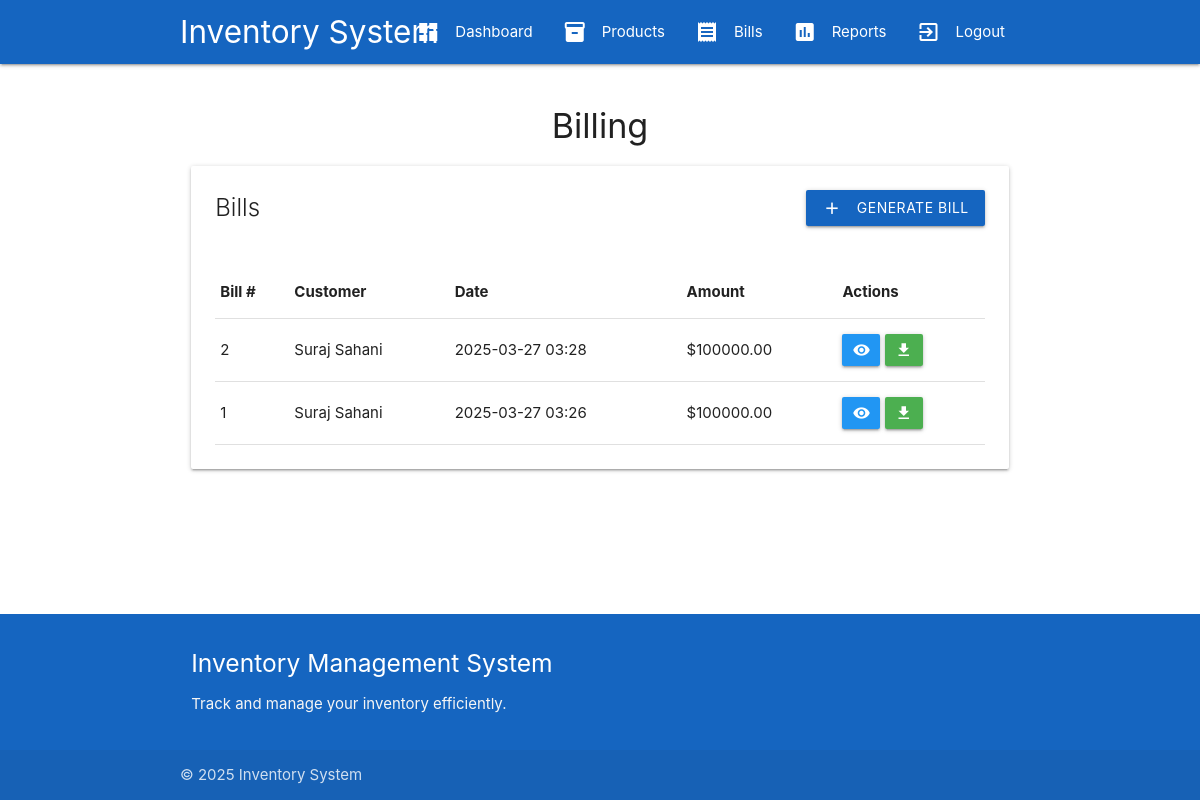
Page /bills/ (signed in) on the earlier database version.
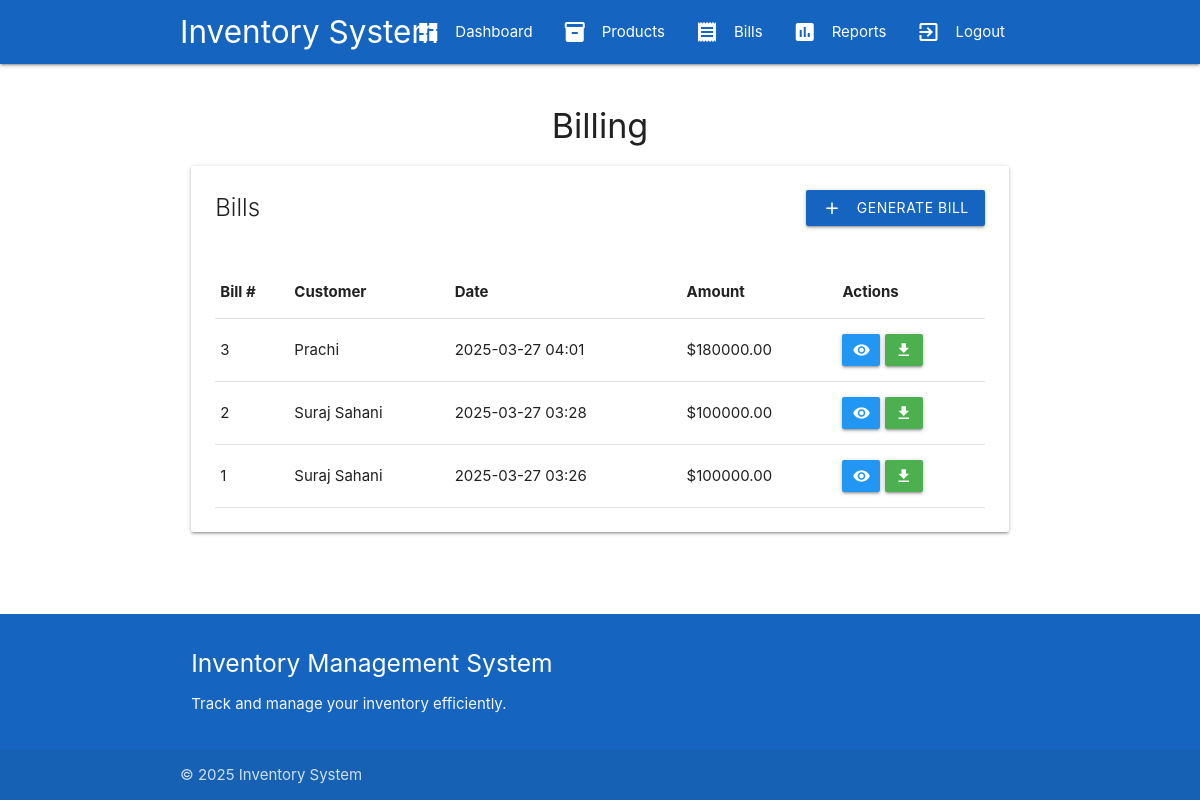
Same page on the later database version.
### inventory/models.py (models this page shows, shortened)
class Bill(models.Model):
    customer_name = models.CharField(max_length=100)
    customer_contact = models.CharField(max_length=15, blank=True)
    total_amount = models.DecimalField(max_digits=10, decimal_places=2)
    created_at = models.DateTimeField(auto_now_add=True)
    created_by = models.ForeignKey(User, on_delete=models.CASCADE)

### inventory/views.py (the view)
# urls.py: path('bills/', views.bills, name='bills'),
@login_required
def bills(request):
    bills = Bill.objects.order_by('-created_at')
    return render(request, 'inventory/bills.html', {'bills': bills})

### inventory/templates/inventory/bills.html
{% extends "inventory/base.html" %}
{% load static %}
{% block content %}
<h4 class="center-align">Billing</h4>
<div class="row">
    <div class="col s12">
        <div class="card">
            <div class="card-content">
                <div class="row">
                    <div class="col s6">
                        <span class="card-title">Bills</span>
                    </div>
                    <div class="col s6 right-align">
                        <a href="{% url 'generate_bill' %}" class="btn waves-effect waves-light blue darken-3">
                            <i class="material-icons left">add</i>Generate Bill
                        </a>
                    </div>
                </div>
                <table class="highlight responsive-table">
                    <thead>
                        <tr>
                            <th>Bill #</th>
                            <th>Customer</th>
                            <th>Date</th>
                            <th>Amount</th>
                            <th>Actions</th>
                        </tr>
                    </thead>
                    <tbody>
                        {% for bill in bills %}
                        <tr>
                            <td>{{ bill.id }}</td>
                            <td>{{ bill.customer_name }}</td>
                            <td>{{ bill.created_at|date:"Y-m-d H:i" }}</td>
                            <td>${{ bill.total_amount }}</td>
                            <td>
                                <a href="{% url 'view_bill' bill.id %}" class="btn-small waves-effect waves-light blue">
                                    <i class="material-icons">visibility</i>
                                </a>
                                <a href="{% url 'download_bill' bill.id %}" class="btn-small waves-effect waves-light green">
                                    <i class="material-icons">download</i>
                                </a>
                            </td>
                        </tr>
                        {% empty %}
                        <tr>
                            <td colspan="5" class="center-align">No bills found</td>
                        </tr>
                        {% endfor %}
                    </tbody>
                </table>
            </div>
        </div>
    </div>
</div>
{% endblock %}

Differences in the rows shown:
added Bill: id "3", customer_name "Prachi", created_at "2025-03-27 04:01", total_amount "180000.00"
